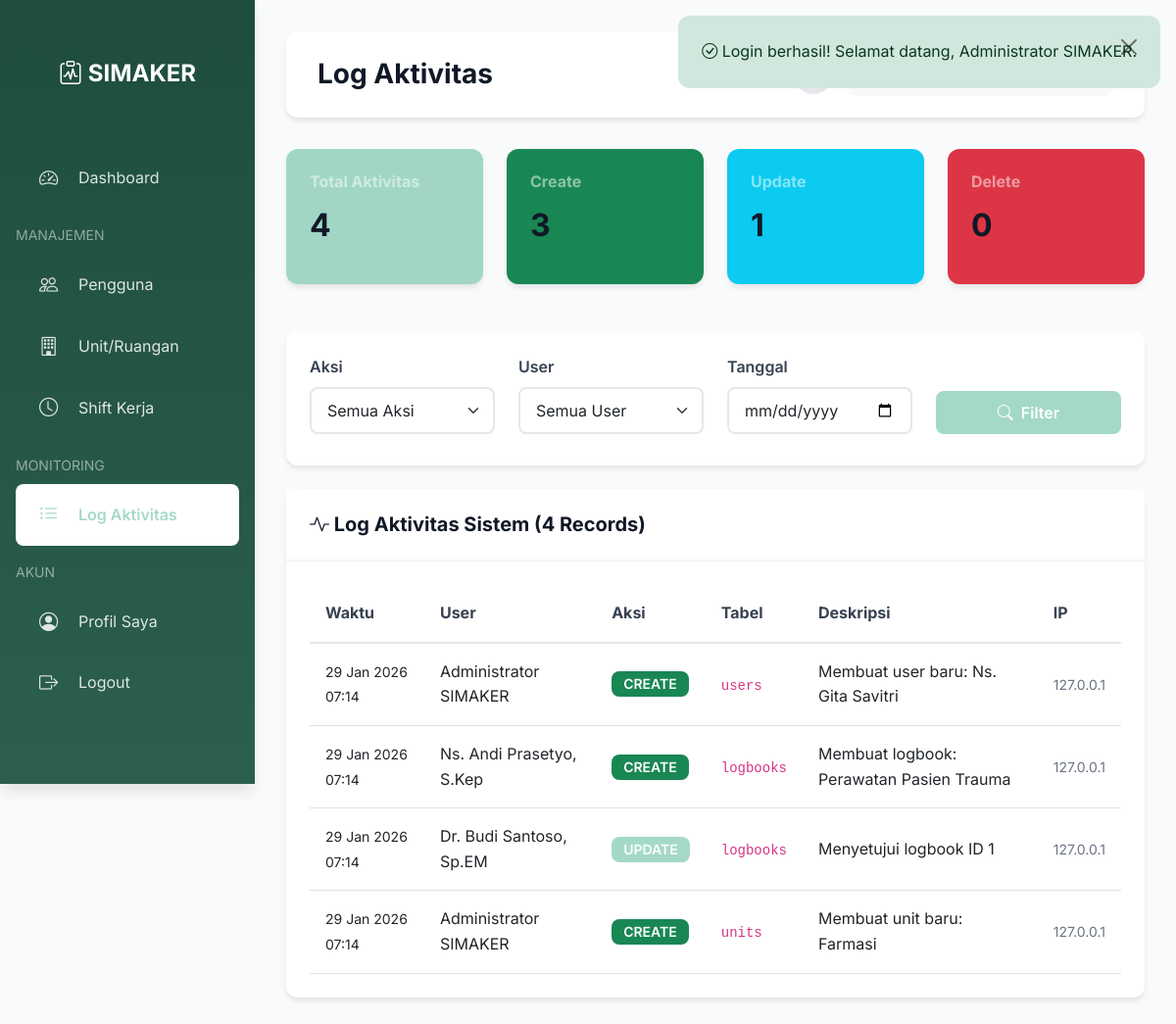
/modules/admin/activity-logs.php (signed in), run on the app's committed database.
### tables this page shows
CREATE TABLE activity_logs (
    id INT AUTO_INCREMENT PRIMARY KEY,
    user_id INT NOT NULL,
    action VARCHAR(50) NOT NULL,
    table_name VARCHAR(50),
    record_id INT,
    description TEXT,
    ip_address VARCHAR(45),
    created_at TIMESTAMP DEFAULT CURRENT_TIMESTAMP,
    FOREIGN KEY (user_id) REFERENCES users(id) ON DELETE CASCADE,
    INDEX idx_user_action (user_id, action),
    INDEX idx_created_at (created_at)
);

CREATE TABLE users (
    id INT AUTO_INCREMENT PRIMARY KEY,
    username VARCHAR(50) UNIQUE NOT NULL,
    email VARCHAR(100) UNIQUE NOT NULL,
    password VARCHAR(255) NOT NULL,
    role_id INT NOT NULL,
    unit_id INT NULL,
    full_name VARCHAR(100) NOT NULL,
    phone VARCHAR(20),
    avatar VARCHAR(255) DEFAULT NULL,
    is_active BOOLEAN DEFAULT 1,
    created_at TIMESTAMP DEFAULT CURRENT_TIMESTAMP,
    updated_at TIMESTAMP DEFAULT CURRENT_TIMESTAMP ON UPDATE CURRENT_TIMESTAMP,
    FOREIGN KEY (role_id) REFERENCES roles(id) ON DELETE RESTRICT,
    FOREIGN KEY (unit_id) REFERENCES units(id) ON DELETE SET NULL
);

### config/database.php (called while the page is built, shortened)
<?php
class Database {
    private static $instance = null;
    private $connection;
    private function __construct() {
        try {
            $dsn = "mysql:host=" . DB_HOST . ";dbname=" . DB_NAME . ";charset=" . DB_CHARSET;
            $options = [
                PDO::ATTR_ERRMODE => PDO::ERRMODE_EXCEPTION,
                PDO::ATTR_DEFAULT_FETCH_MODE => PDO::FETCH_ASSOC,
                PDO::ATTR_EMULATE_PREPARES => false,
            ];
            $this->connection = new PDO($dsn, DB_USER, DB_PASS, $options);
        } catch (PDOException $e) {
            die("Connection failed: " . $e->getMessage());
        }
    }
    public static function getInstance() {
        if (self::$instance === null) {
            self::$instance = new self();
        }
        return self::$instance;
    }
    public function getConnection() {
        return $this->connection;
    }
}
function db() {
    return Database::getInstance()->getConnection();
}
function query($sql, $params = []) {
    $db = db();
    $stmt = $db->prepare($sql);
    $stmt->execute($params);
    return $stmt;
}
function fetchOne($sql, $params = []) {
    $stmt = query($sql, $params);
    return $stmt->fetch();
}

### includes/security.php (called while the page is built, shortened)
<?php
function escapeHtml($text) {
    return htmlspecialchars($text, ENT_QUOTES, 'UTF-8');
}

### includes/functions.php (called while the page is built, shortened)
<?php
require_once __DIR__ . '/security.php';
function formatDateTime($datetime, $format = 'd M Y H:i') {
    return date($format, strtotime($datetime));
}

### modules/admin/activity-logs.php (the view, shortened to what this page needs)
<?php
require_once __DIR__ . '/../../config/database.php';
require_once __DIR__ . '/../../includes/functions.php';
$filterAction = $_GET['action'] ?? 'all';
$filterDate = $_GET['date'] ?? '';
$page = max(1, (int)($_GET['page'] ?? 1));
$perPage = 20;
$offset = ($page - 1) * $perPage;
$where = "1=1";
$params = [];
$totalSql = "SELECT COUNT(*) as count FROM activity_logs al WHERE $where";
$totalResult = fetchOne($totalSql, $params);
$totalRecords = $totalResult['count'] ?? 0;
$sql = "SELECT al.*, u.full_name, u.username
        FROM activity_logs al
        JOIN users u ON al.user_id = u.id
        WHERE $where
        ORDER BY al.created_at DESC
        LIMIT :limit OFFSET :offset";
$stmt = db()->prepare($sql);
$stmt->bindValue(':limit', $perPage, PDO::PARAM_INT);
$stmt->bindValue(':offset', $offset, PDO::PARAM_INT);
$stmt->execute();
$logs = $stmt->fetchAll();
require_once __DIR__ . '/../../layouts/header.php';
require_once __DIR__ . '/../../layouts/sidebar-admin.php';
?>
<div class="row mb-4">
    <?php
    $stats = fetchOne("SELECT
        COUNT(*) as total,
        SUM(CASE WHEN action = 'CREATE' THEN 1 ELSE 0 END) as creates,
        SUM(CASE WHEN action = 'UPDATE' THEN 1 ELSE 0 END) as updates,
        SUM(CASE WHEN action = 'DELETE' THEN 1 ELSE 0 END) as deletes
        FROM activity_logs");
    ?>
    <div class="col-md-3">
        <div class="card bg-primary text-white">
            <div class="card-body">
                <h6 class="text-white-50">Total Aktivitas</h6>
                <h2><?= $stats['total'] ?? 0 ?></h2>
            </div>
        </div>
    </div>
    <div class="col-md-3">
        <div class="card bg-success text-white">
            <div class="card-body">
                <h6 class="text-white-50">Create</h6>
                <h2><?= $stats['creates'] ?? 0 ?></h2>
            </div>
        </div>
    </div>
    <div class="col-md-3">
        <div class="card bg-info text-white">
            <div class="card-body">
                <h6 class="text-white-50">Update</h6>
                <h2><?= $stats['updates'] ?? 0 ?></h2>
            </div>
        </div>
    </div>
    <div class="col-md-3">
        <div class="card bg-danger text-white">
            <div class="card-body">
                <h6 class="text-white-50">Delete</h6>
                <h2><?= $stats['deletes'] ?? 0 ?></h2>
            </div>
        </div>
    </div>
</div>
<div class="card mb-4">
    <div class="card-body">
        <form method="GET" class="row align-items-end">
            <div class="col-md-3 mb-2">
                <label class="form-label">Aksi</label>
                <select class="form-select" name="action">
                    <option value="all" <?= $filterAction === 'all' ? 'selected' : '' ?>>Semua Aksi</option>
                </select>
            </div>
            <div class="col-md-3 mb-2">
                <label class="form-label">User</label>
                <select class="form-select" name="user">
                    <option value="">Semua User</option>
                </select>
            </div>
            <div class="col-md-3 mb-2">
                <label class="form-label">Tanggal</label>
                <input type="date" class="form-control" name="date" value="<?= escapeHtml($filterDate) ?>">
            </div>
            <div class="col-md-3 mb-2">
                <button type="submit" class="btn btn-primary w-100">
                    <i class="bi bi-search"></i> Filter
                </button>
            </div>
        </form>
    </div>
</div>
<div class="card">
    <div class="card-header">
        <h5 class="mb-0"><i class="bi bi-activity"></i> Log Aktivitas Sistem (<?= $totalRecords ?> Records)</h5>
    </div>
    <div class="card-body">
        <?php if (empty($logs)): ?>
            <div class="alert alert-info">Tidak ada log aktivitas.</div>
        <?php else: ?>
        <div class="table-responsive">
            <table class="table table-hover table-sm">
                <thead>
                    <tr>
                        <th>Waktu</th>
                        <th>User</th>
                        <th>Aksi</th>
                        <th>Tabel</th>
                        <th>Deskripsi</th>
                        <th>IP</th>
                    </tr>
                </thead>
                <tbody>
                    <?php foreach ($logs as $log): ?>
                    <tr>
                        <td><small><?= formatDateTime($log['created_at']) ?></small></td>
                        <td><?= escapeHtml($log['full_name']) ?></td>
                        <td>
                            <?php
                            $badgeClass = [
                                'CREATE' => 'success',
                                'UPDATE' => 'primary',
                                'DELETE' => 'danger',
                                'LOGIN' => 'info'
                            ][$log['action']] ?? 'secondary';
                            ?>
                            <span class="badge bg-<?= $badgeClass ?>"><?= escapeHtml($log['action']) ?></span>
                        </td>
                        <td><code><?= escapeHtml($log['table_name'] ?? '-') ?></code></td>
                        <td><?= escapeHtml($log['description'] ?? '-') ?></td>
                        <td><small class="text-muted"><?= escapeHtml($log['ip_address']) ?></small></td>
                    </tr>
                    <?php endforeach; ?>
                </tbody>
            </table>
        </div>
        <?php endif; ?>
    </div>
</div>
</div>
<?php require_once __DIR__ . '/../../layouts/footer.php'; ?>

### assets/css/style.css (style rules this page uses)
:root { --primary: #0a98695e; --primary-dark: #0a98695e; --primary-darker: #0a98695e; --primary-light: #0a98695e; --primary-lighter: #0a98695e; --gray-50: #f9fafb; --gray-100: #f3f4f6; --gray-200: #e5e7eb; --gray-300: #d1d5db; --gray-400: #9ca3af; --gray-500: #6b7280; --gray-600: #4b5563; --gray-700: #374151; --gray-800: #1f2937; --gray-900: #111827; --success: #10b981; --warning: #f59e0b; --danger: #ef4444; --info: #3b82f6; --spacing-xs: 0.25rem; --spacing-sm: 0.5rem; --spacing-md: 1rem; --spacing-lg: 1.5rem; --spacing-xl: 2rem; --radius-sm: 0.375rem; --radius-md: 0.5rem; --radius-lg: 0.75rem; --radius-xl: 1rem; --shadow-sm: 0 1px 2px 0 rgb(0 0 0 / 0.05); --shadow-md: 0 4px 6px -1px rgb(0 0 0 / 0.1); --shadow-lg: 0 10px 15px -3px rgb(0 0 0 / 0.1); --shadow-xl: 0 20px 25px -5px rgb(0 0 0 / 0.1); }
* { margin: 0; padding: 0; box-sizing: border-box; }
body { font-family: 'Inter', -apple-system, BlinkMacSystemFont, 'Segoe UI', Roboto, 'Helvetica Neue', Arial, sans-serif; line-height: 1.6; color: var(--gray-800); background-color: var(--gray-50); min-height: 100vh; }
h1, h2, h3, h4, h5, h6 { color: var(--gray-900); font-weight: 700; line-height: 1.2; margin-bottom: var(--spacing-md); }
h2 { font-size: 2rem; }
h5 { font-size: 1.25rem; }
h6 { font-size: 1rem; }
.btn-primary { background-color: var(--primary); border-color: var(--primary); }
.bg-primary { background-color: var(--primary) !important; }
.card { border: none; border-radius: var(--radius-lg); box-shadow: var(--shadow-md); margin-bottom: var(--spacing-lg); transition: all 0.3s ease; }
.card-header { background-color: white; border-bottom: 2px solid var(--gray-100); padding: var(--spacing-lg); font-weight: 600; color: var(--gray-800); }
.card-body { padding: var(--spacing-lg); }
.form-label { font-weight: 600; color: var(--gray-700); margin-bottom: var(--spacing-sm); }
.form-control, .form-select { border: 2px solid var(--gray-200); border-radius: var(--radius-md); padding: 0.625rem 1rem; transition: all 0.3s ease; }
.form-control::placeholder { color: var(--gray-400); }
.btn { padding: 0.625rem 1.5rem; border-radius: var(--radius-md); font-weight: 600; transition: all 0.3s ease; border: none; }
.btn i { margin-right: var(--spacing-xs); }
.table { margin-bottom: 0; }
.table thead { background-color: var(--gray-50); }
.table thead th { font-weight: 700; color: var(--gray-700); border-bottom: 2px solid var(--gray-200); padding: var(--spacing-md); }
.table tbody tr { transition: all 0.2s ease; }
.table tbody td { padding: var(--spacing-md); vertical-align: middle; }
.badge { padding: 0.375rem 0.75rem; border-radius: var(--radius-md); font-weight: 600; font-size: 0.875rem; }
.text-muted { color: var(--gray-500) !important; }
.mb-0 { margin-bottom: 0 !important; }
.mb-2 { margin-bottom: 0.5rem !important; }
.mb-4 { margin-bottom: 1.5rem !important; }

### assets/css/dark-mode.css (style rules this page uses)
body, .card, .table-container, .form-control, .form-select, .btn, .top-navbar { transition: background-color 0.3s ease, color 0.3s ease, border-color 0.3s ease; }

### data on the page
activity_logs: created_at "29 Jan 2026 07:14", user.full_name "Administrator SIMAKER", action "CREATE", table_name "users", description "Membuat user baru: Ns. Gita Savitri", ip_address "127.0.0.1"
activity_logs: created_at "29 Jan 2026 07:14", user.full_name "Ns. Andi Prasetyo, S.Kep", action "CREATE", table_name "logbooks", description "Membuat logbook: Perawatan Pasien Trauma", ip_address "127.0.0.1"
activity_logs: created_at "29 Jan 2026 07:14", user.full_name "Dr. Budi Santoso, Sp.EM", action "UPDATE", table_name "logbooks", description "Menyetujui logbook ID 1", ip_address "127.0.0.1"
activity_logs: created_at "29 Jan 2026 07:14", user.full_name "Administrator SIMAKER", action "CREATE", table_name "units", description "Membuat unit baru: Farmasi", ip_address "127.0.0.1"

### other printed values
escapeHtml($flash['message']) "Login berhasil! Selamat datang, Administrator SIMAKER."
escapeHtml($pageTitle) "Log Aktivitas"
$stats['total'] "4"
$stats['creates'] "3"
$stats['updates'] "1"
$stats['deletes'] "0"
$totalRecords "4"
